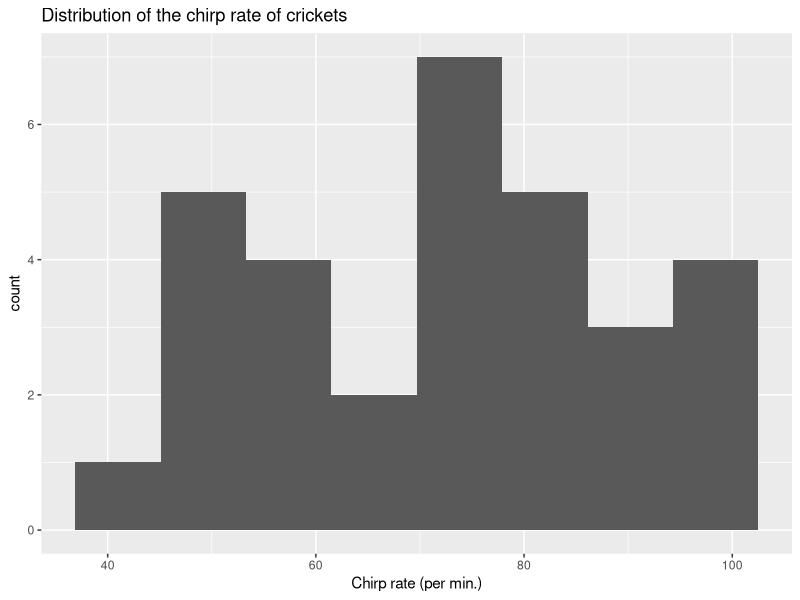
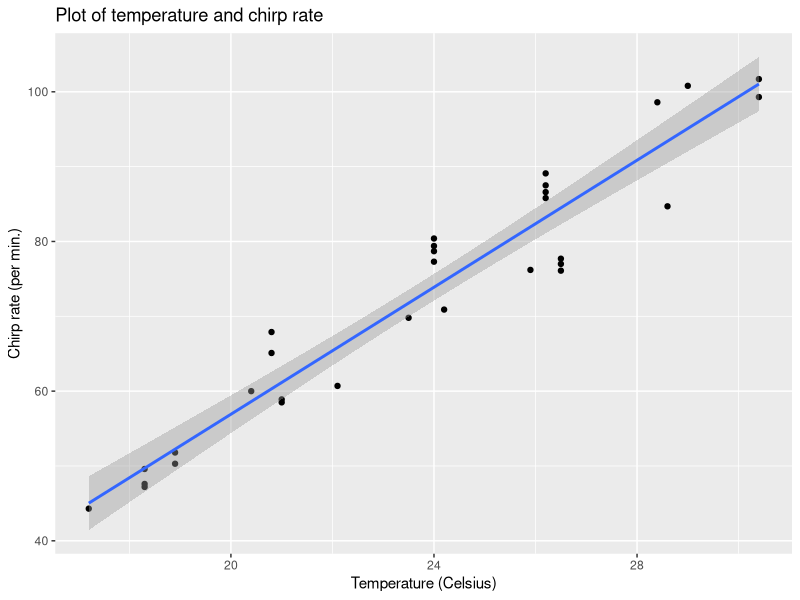
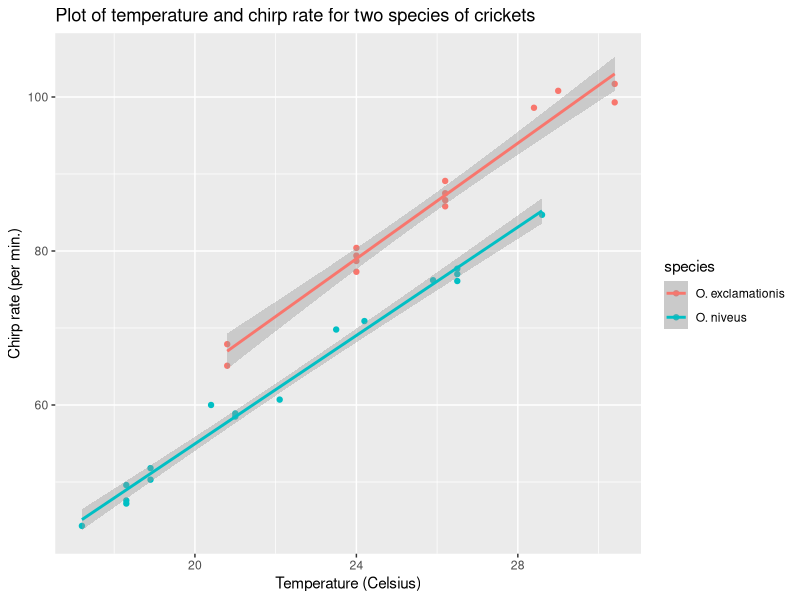
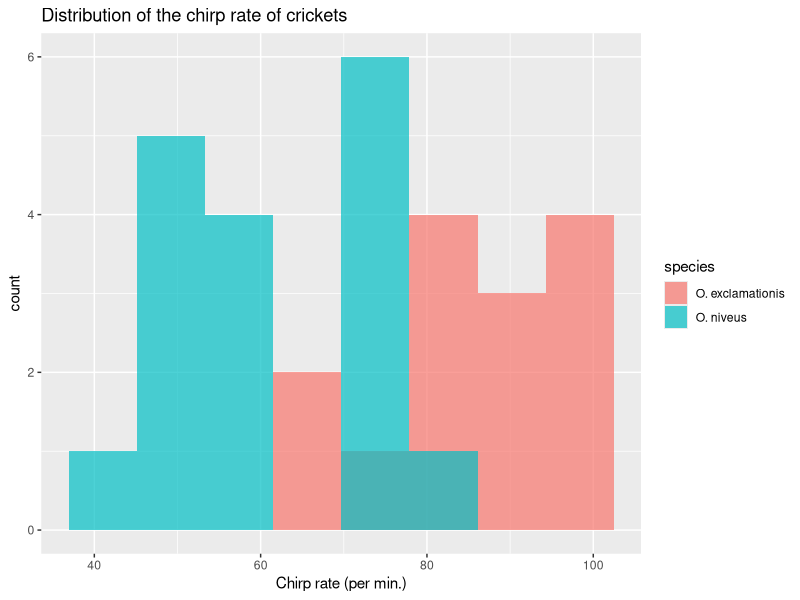
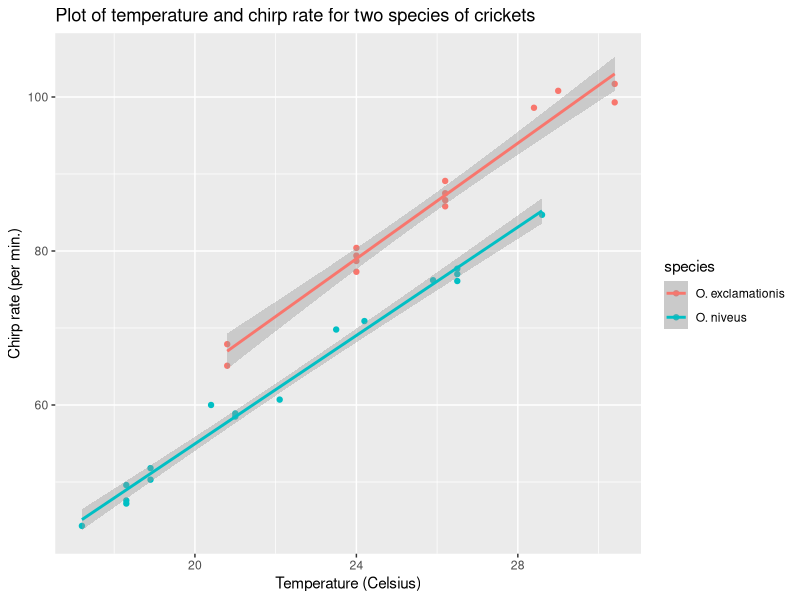

The R source for these figures, in order:
## ---- chunk 1
knitr::opts_chunk$set(echo = TRUE)
library('tidyverse') ; 
library('modeldata')
## ---- chunk 2
data(crickets, package = "modeldata")
names(crickets)
## ---- chunk 3
summary(crickets)
ggplot(crickets, aes(x = rate)) +
  geom_histogram(bins = 8) + 
  ggtitle("Distribution of the chirp rate of crickets") +
  xlab('Chirp rate (per min.)') +
  scale_fill_manual(values = c("blue", "red"))
## ---- chunk 4
ggplot(crickets, aes(x = temp, y = rate)) +
  geom_point() + 
  geom_smooth(method = 'lm') +
  ggtitle("Plot of temperature and chirp rate") +
  ylab('Chirp rate (per min.)') +
  xlab('Temperature (Celsius)')

temp_lm <- lm(rate ~ temp, crickets)

summary.lm(temp_lm)
## ---- chunk 5
ggplot(crickets, aes(x = temp, y = rate, color = species)) +
  geom_point() + 
  geom_smooth(method = 'lm') +
  ggtitle("Plot of temperature and chirp rate for two species of crickets") +
  ylab('Chirp rate (per min.)') +
  xlab('Temperature (Celsius)')

species_lm <- lm(rate ~ temp + species, crickets)

summary.lm(species_lm)
## ---- chunk 6
ggplot(crickets, aes(x = rate, fill = species)) +
  geom_histogram(position = 'identity', alpha = 0.7, bins = 8) + 
  ggtitle("Distribution of the chirp rate of crickets") +
  xlab('Chirp rate (per min.)')
## ---- chunk 7
ggplot(crickets, aes(x = temp, y = rate, color = species)) +
  geom_point() + 
  geom_smooth(method = 'lm') +
  ggtitle("Plot of temperature and chirp rate for two species of crickets") +
  ylab('Chirp rate (per min.)') +
  xlab('Temperature (Celsius)')
  
species_x_temp_lm <- lm(rate ~ temp + species + temp:species, crickets) 
summary.lm(species_x_temp_lm)

anova(species_lm, species_x_temp_lm)
